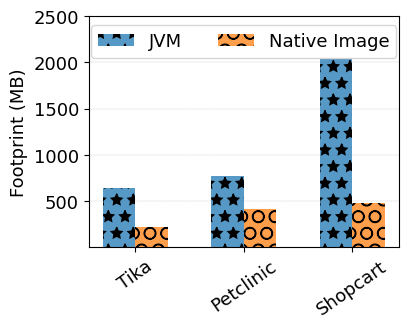

Reproduce this figure in Python.
import results
import numpy as np
import matplotlib.pyplot as plt


FOOTPRINT_METRIC = "max-rss"
width = 0.3
benchmark_labels = [
    "Tika",
    "Petclinic",
    "Shopcart"
]
x = np.arange(len(benchmark_labels))


bench_results_tika_ni = results.read_benchmark_results("../results/bench-results-tika-ni.json")
bench_results_tika_jvm = results.read_benchmark_results("../results/bench-results-tika-jvm.json")
bench_results_petclinic_ni = results.read_benchmark_results("../results/bench-results-petclinic-ni.json")
bench_results_petclinic_jvm = results.read_benchmark_results("../results/bench-results-petclinic-jvm.json")
bench_results_shopcart_ni = results.read_benchmark_results("../results/bench-results-shopcart-ni.json")
bench_results_shopcart_jvm = results.read_benchmark_results("../results/bench-results-shopcart-jvm.json")

jvm_footprint = [
    results.get_benchmark_metric(FOOTPRINT_METRIC, bench_results_tika_jvm),
    results.get_benchmark_metric(FOOTPRINT_METRIC, bench_results_petclinic_jvm),
    results.get_benchmark_metric(FOOTPRINT_METRIC, bench_results_shopcart_jvm)]

ni_footprint = [
    results.get_benchmark_metric(FOOTPRINT_METRIC, bench_results_tika_ni),
    results.get_benchmark_metric(FOOTPRINT_METRIC, bench_results_petclinic_ni),
    results.get_benchmark_metric(FOOTPRINT_METRIC, bench_results_shopcart_ni)]

plt.rcParams.update({'font.size': 13})
fig, ax = plt.subplots()
ax.bar(x + 0*width, jvm_footprint, width=width, hatch='*', label='JVM',           alpha=0.75)
ax.bar(x + 1*width, ni_footprint,  width=width, hatch='O', label='Native Image',  alpha=0.75)

ax.set_ylabel('Footprint (MB)')
ax.set_xticks([position + width/2 for position in x], benchmark_labels)
ax.set_axisbelow(True)
plt.grid(axis = 'y', linestyle = '--', linewidth = 0.25)
plt.xticks(rotation = 35)
# plt.tick_params(
#     axis='x',          # changes apply to the x-axis
#     which='both',      # both major and minor ticks are affected
#     bottom=False,      # ticks along the bottom edge are off
#     top=False,         # ticks along the top edge are off
#     labelbottom=False) # labels along the bottom edge are off

# ax.set_yscale('log')
ax.set_ylim(ymin=0.1, ymax=2500)
# ax.set_xlim(xmin=-.25, xmax=14.7)
fig.set_figwidth(4)
fig.set_figheight(3)

ax.legend(ncol=5, loc='upper center')
plt.savefig("aot-footprint.pdf", bbox_inches='tight')
plt.savefig("aot-footprint.png", bbox_inches='tight')
plt.show()
